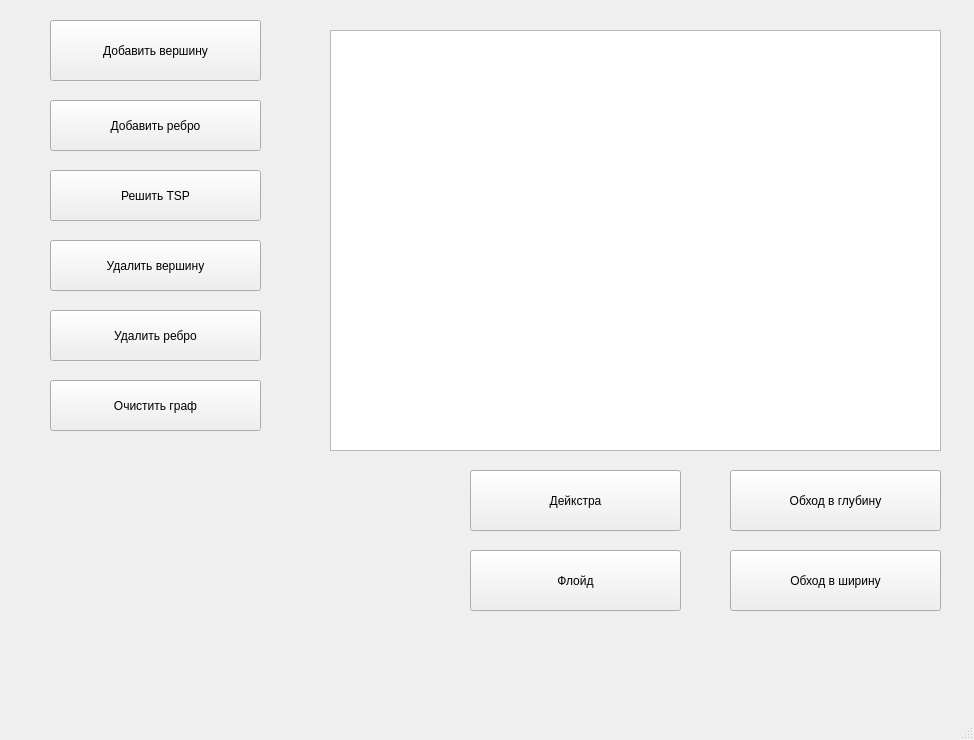
<?xml version="1.0" encoding="UTF-8"?>
<ui version="4.0">
 <class>TSP</class>
 <widget class="QMainWindow" name="TSP">
  <property name="geometry">
   <rect>
    <x>0</x>
    <y>0</y>
    <width>974</width>
    <height>740</height>
   </rect>
  </property>
  <property name="windowTitle">
   <string>TSP</string>
  </property>
  <widget class="QWidget" name="centralwidget">
   <widget class="QGraphicsView" name="graphicsView">
    <property name="geometry">
     <rect>
      <x>330</x>
      <y>30</y>
      <width>611</width>
      <height>421</height>
     </rect>
    </property>
   </widget>
   <widget class="QPushButton" name="addVertexButton">
    <property name="geometry">
     <rect>
      <x>50</x>
      <y>20</y>
      <width>211</width>
      <height>61</height>
     </rect>
    </property>
    <property name="text">
     <string>Добавить вершину</string>
    </property>
   </widget>
   <widget class="QPushButton" name="addEdgeButton">
    <property name="geometry">
     <rect>
      <x>50</x>
      <y>100</y>
      <width>211</width>
      <height>51</height>
     </rect>
    </property>
    <property name="text">
     <string>Добавить ребро</string>
    </property>
   </widget>
   <widget class="QPushButton" name="solveButton">
    <property name="geometry">
     <rect>
      <x>50</x>
      <y>170</y>
      <width>211</width>
      <height>51</height>
     </rect>
    </property>
    <property name="text">
     <string>Решить TSP</string>
    </property>
   </widget>
   <widget class="QPushButton" name="clearButton">
    <property name="geometry">
     <rect>
      <x>50</x>
      <y>380</y>
      <width>211</width>
      <height>51</height>
     </rect>
    </property>
    <property name="text">
     <string>Очистить граф</string>
    </property>
   </widget>
   <widget class="QLabel" name="resultLabel">
    <property name="geometry">
     <rect>
      <x>10</x>
      <y>460</y>
      <width>321</width>
      <height>231</height>
     </rect>
    </property>
    <property name="font">
     <font>
      <pointsize>14</pointsize>
     </font>
    </property>
    <property name="text">
     <string/>
    </property>
    <property name="wordWrap">
     <bool>true</bool>
    </property>
   </widget>
   <widget class="QPushButton" name="removeVertexButton">
    <property name="geometry">
     <rect>
      <x>50</x>
      <y>240</y>
      <width>211</width>
      <height>51</height>
     </rect>
    </property>
    <property name="text">
     <string>Удалить вершину</string>
    </property>
   </widget>
   <widget class="QPushButton" name="removeEdgeButton">
    <property name="geometry">
     <rect>
      <x>50</x>
      <y>310</y>
      <width>211</width>
      <height>51</height>
     </rect>
    </property>
    <property name="text">
     <string>Удалить ребро</string>
    </property>
   </widget>
   <widget class="QPushButton" name="deep">
    <property name="geometry">
     <rect>
      <x>730</x>
      <y>470</y>
      <width>211</width>
      <height>61</height>
     </rect>
    </property>
    <property name="text">
     <string>Обход в глубину</string>
    </property>
   </widget>
   <widget class="QPushButton" name="width">
    <property name="geometry">
     <rect>
      <x>730</x>
      <y>550</y>
      <width>211</width>
      <height>61</height>
     </rect>
    </property>
    <property name="text">
     <string>Обход в ширину</string>
    </property>
   </widget>
   <widget class="QPushButton" name="Dijkstra">
    <property name="geometry">
     <rect>
      <x>470</x>
      <y>470</y>
      <width>211</width>
      <height>61</height>
     </rect>
    </property>
    <property name="text">
     <string>Дейкстра</string>
    </property>
   </widget>
   <widget class="QPushButton" name="Floyd">
    <property name="geometry">
     <rect>
      <x>470</x>
      <y>550</y>
      <width>211</width>
      <height>61</height>
     </rect>
    </property>
    <property name="text">
     <string>Флойд</string>
    </property>
   </widget>
  </widget>
  <widget class="QMenuBar" name="menubar">
   <property name="geometry">
    <rect>
     <x>0</x>
     <y>0</y>
     <width>974</width>
     <height>21</height>
    </rect>
   </property>
  </widget>
  <widget class="QStatusBar" name="statusbar"/>
 </widget>
 <resources/>
 <connections/>
</ui>
